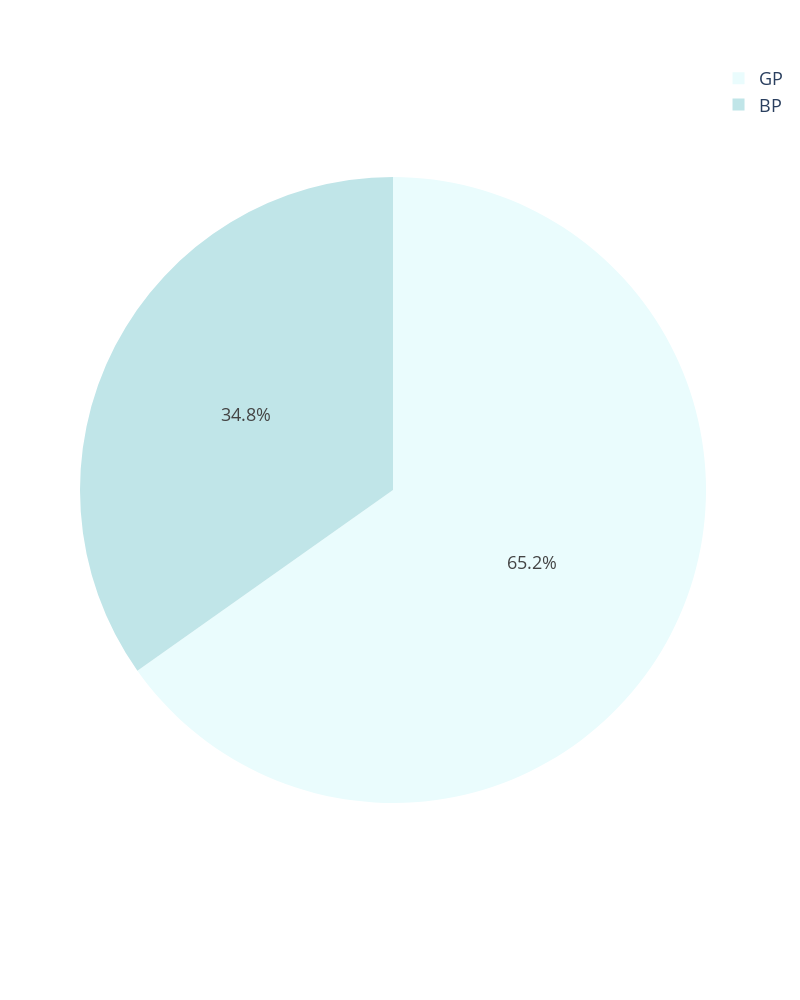

Write notebook code for a chart like this one.
### Code cell
fig = px.pie(df_dropped, "pokritie", width=800, height=1000, color_discrete_sequence=px.colors.sequential.ice_r)
fig.update_layout(font=dict(family="Open Sans", size=18))
fig.update_layout({'plot_bgcolor': 'rgba(255, 255, 255, 0)', 'paper_bgcolor': 'rgba(255, 255, 255, 0)',})
fig.show()

### Figure 1 — Plotly figure (JSON) as saved in the notebook; plotly's stock layout.template omitted (floating-point values rounded to 4 significant figures; data arrays with more than 128 entries replaced by an {"elided": "..."} marker saying what was removed)
{"data": [{"domain": {"x": [0, 1], "y": [0, 1]}, "hovertemplate": "pokritie=%{label}<extra></extra>", "labels": {"elided": "6806 str values"}, "legendgroup": "", "name": "", "showlegend": true, "type": "pie"}], "layout": {"font": {"family": "Open Sans", "size": 18}, "height": 1000, "legend": {"tracegroupgap": 0}, "margin": {"t": 60}, "paper_bgcolor": "rgba(255, 255, 255, 0)", "piecolorway": ["rgb(234, 252, 253)", "rgb(192, 229, 232)", "rgb(149, 207, 216)", "rgb(114, 184, 205)", "rgb(89, 159, 196)", "rgb(72, 134, 187)", "rgb(62, 109, 178)", "rgb(62, 83, 160)", "rgb(58, 60, 125)", "rgb(44, 42, 87)", "rgb(25, 25, 51)", "rgb(3, 5, 18)"], "plot_bgcolor": "rgba(255, 255, 255, 0)", "width": 800}}
